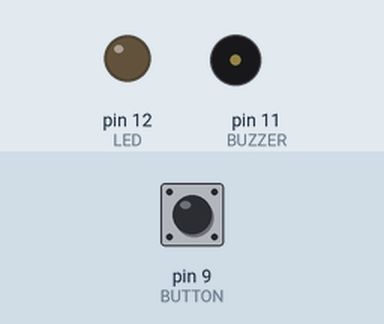
Simulated run of this sketch. Board: Arduino Uno, built with avr-gcc and run on an emulated ATmega328P. Parts: output pins drawn as LEDs (lit = HIGH), buzzer (waves = sounding, pin HIGH). Inputs (shaded band) come from the test bench; at power-on: pin 9 (BUTTON) LOW.

Above: at 1.2 s.
1.3 s: pin 9 (BUTTON) pulled HIGH for 1 s
At 2.4 s:
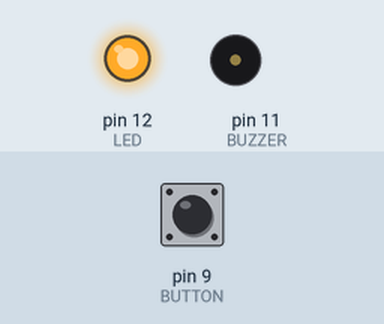
3.8 s: pin 9 (BUTTON) pulled HIGH for 0.15 s
At 4.8 s:
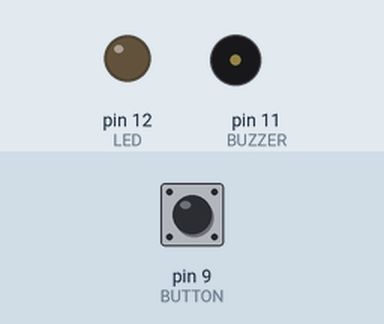
5.4 s: pin 9 (BUTTON) pulled HIGH for 3.2 s
At 8.8 s:
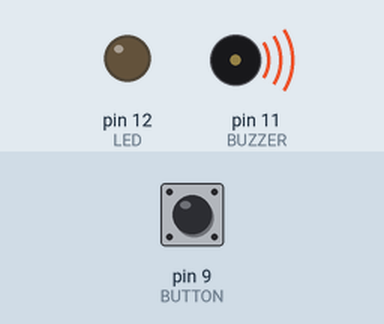
Timing chart, 0 to 10.3 s (numbered marks = the images above; inputs shaded):
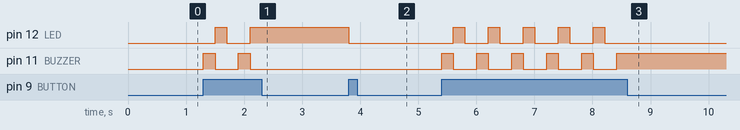

Measured:
- after the input at 1.3 s, pin 12 (LED): LOW → HIGH after 0.20 s, → LOW 0.20 s later, → HIGH 0.40 s later; pin 11 (BUZZER): alternates HIGH for 0.20 s and LOW for 0.40 s, 4 changes in all, then stays LOW, starting at once
- after the input at 3.8 s, pin 12 (LED): HIGH → LOW at once
- after the input at 5.4 s, pin 12 (LED): alternates HIGH for 0.20 s and LOW for 0.40 s, 10 changes in all, then stays LOW, starting after 0.20 s; pin 11 (BUZZER): alternates HIGH for 0.20 s and LOW for 0.40 s, 11 changes in all, then stays HIGH, starting at once

The sketch:

multi_state_alarm.ino
```cpp
// generated by ArduinoML

int BUTTON = 9;
int LED = 12;
int BUZZER = 11;

void setup() {
	pinMode(BUTTON, INPUT);
	pinMode(LED, OUTPUT);
	pinMode(BUZZER, OUTPUT);
}

int state = LOW; int prev = HIGH;
long time = 0; long debounce = 200;

void state_off() {
	digitalWrite(LED, LOW);
	digitalWrite(BUZZER, LOW);
	boolean guard =  millis() - time > debounce;
	if (digitalRead(BUTTON) == HIGH && guard) {
		time = millis(); state_buzz();
	} else {
		state_off();
	}
}

void state_buzz() {
	digitalWrite(LED, LOW);
	digitalWrite(BUZZER, HIGH);
	boolean guard =  millis() - time > debounce;
	if (digitalRead(BUTTON) == HIGH && guard) {
		time = millis(); state_led();
	} else {
		state_buzz();
	}
}

void state_led() {
	digitalWrite(LED, HIGH);
	digitalWrite(BUZZER, LOW);
	boolean guard =  millis() - time > debounce;
	if (digitalRead(BUTTON) == HIGH && guard) {
		time = millis(); state_off();
	} else {
		state_led();
	}
}

void loop() { state_off(); }
```
